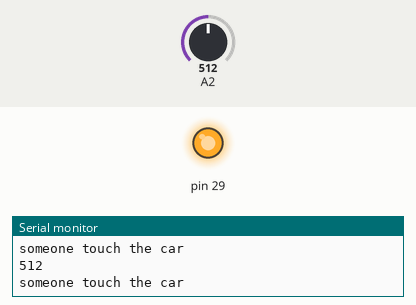
Recording of a sketch running on a simulated Arduino Mega 2560, built with avr-gcc and run on an emulated ATmega2560. Shown: output pins drawn as LEDs (lit = HIGH), the last lines printed to the serial monitor. The test bench sets the inputs (shaded band); at power-on: A2 = 512.

Above: at 1.8 s.
1.9 s: A2 set to 581
3.4 s: A2 set to 613
At 4.5 s:
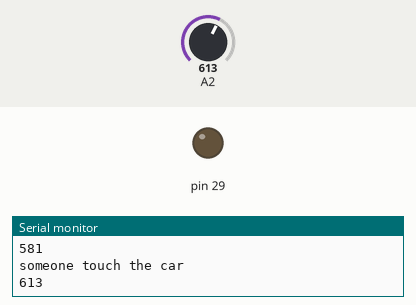
5.5 s: A2 set to 590
At 7.2 s:
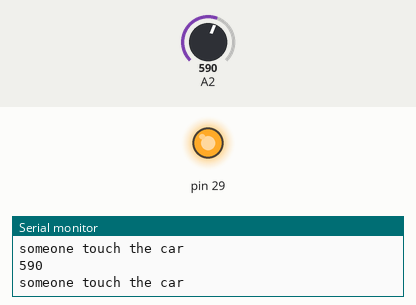
7.5 s: A2 set to 610
At 8.8 s:
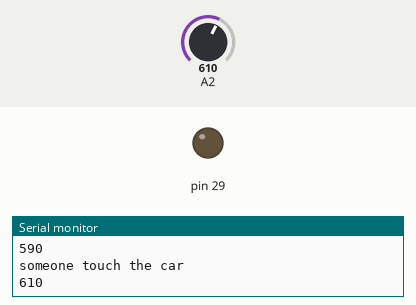
Timing chart, 0 to 10.5 s (numbered marks = the images above; inputs shaded):
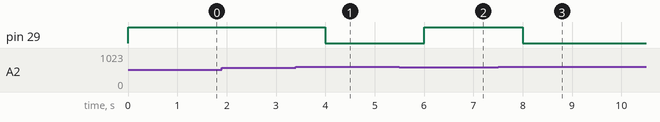

Measured:
- the behaviour switches between 599 and 600 on A2 (found by bisection; images 0 and 1)
- after the input at 3.4 s, pin 29: HIGH → LOW after 0.60 s
- after the input at 5.5 s, pin 29: LOW → HIGH after 0.50 s
- after the input at 7.5 s, pin 29: HIGH → LOW after 0.50 s

The sketch:

touch_the_car_task.ino
```cpp
void setup() {
  // put your setup code here, to run once:
  pinMode(29,OUTPUT);
Serial.begin(115200);
}

void loop() {
  // put your main code here, to run repeatedly:
  int sensorvalue = analogRead(2);
  Serial.println(sensorvalue);
  if(sensorvalue < 600) {
    Serial.println("someone touch the car");
   digitalWrite(29,HIGH);
   delay(1000);
  }
  else{
  digitalWrite(29,LOW);
  delay(1000);
 }
}
```
